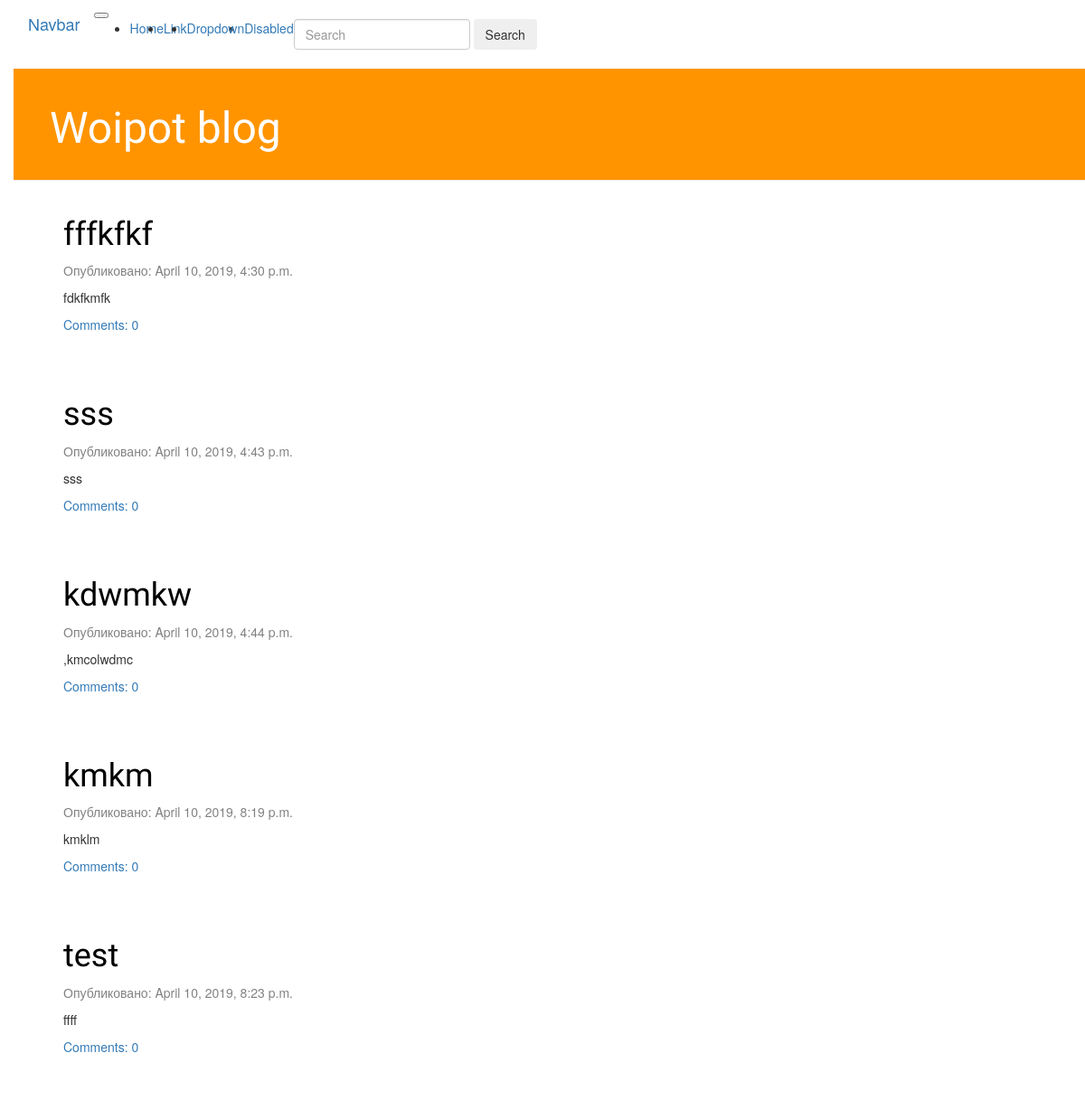
Before: / with the older database file.
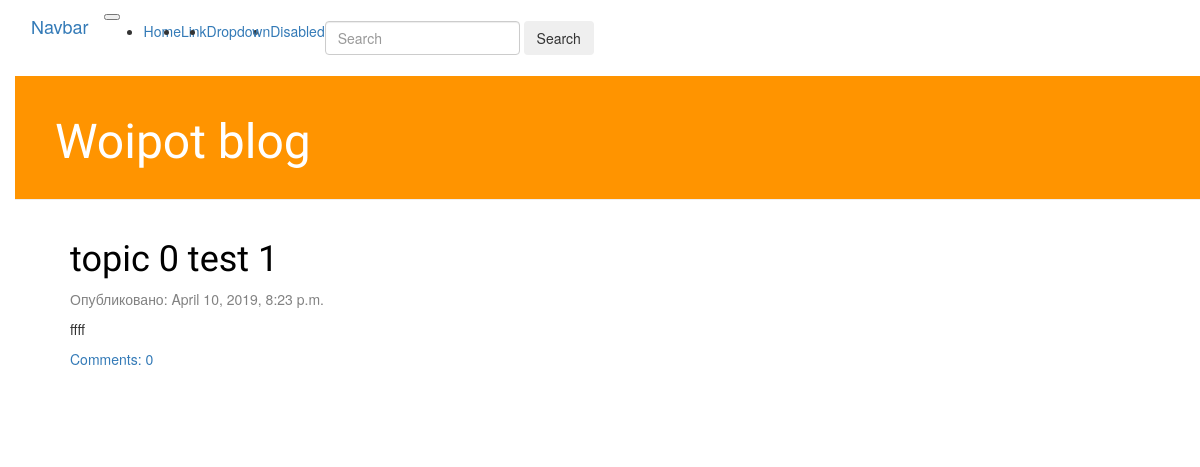
After: the same page with the newer database file.
### blog/models.py (models this page shows, shortened)
class Post(models.Model):
    author = models.ForeignKey(settings.AUTH_USER_MODEL, on_delete=models.CASCADE)
    topic = models.ForeignKey('blog.Topic', on_delete=models.CASCADE, related_name='topics', default=0)
    title = models.CharField(max_length=200)
    text = models.TextField()
    created_date = models.DateTimeField(default=timezone.now)
    published_date = models.DateTimeField(blank=True, null=True)

### blog/views.py (the view)
# urls.py: path('', views.post_list, name='post_list'),
def post_list(request, pk=0):
    topic = get_object_or_404(Topic, pk=pk)
    posts = topic.topics.all()
    return render(request, 'blog/post_list.html', {'posts': posts})

### templates/blog/post_list.html
<!DOCTYPE html>
{% extends 'blog/base.html' %}
{% block content %}
    {% for post in posts %}
        <div class="post">
            <h1><a href="{% url 'post_detail' pk=post.pk %}">{{ post.title }}</a></h1>
            <div class="date">
                <p>Опубликовано: {{ post.published_date }}</p>
            </div>
            <p>{{ post.text|linebreaksbr }}</p>
            <a href="{% url 'post_detail' pk=post.pk %}">Comments: {{ post.comments.count }}</a>
        </div>
    {% endfor %}
{% endblock %}

Changed rows visible on the page:
no longer on this page (row edited): Post: title "fffkfkf", published_date "April 10, 2019, 4:30 p.m.", text "fdkfkmfk", comments.count "0"
no longer on this page (row edited): Post: title "sss", published_date "April 10, 2019, 4:43 p.m.", text "sss", comments.count "0"
no longer on this page (row edited): Post: title "kdwmkw", published_date "April 10, 2019, 4:44 p.m.", text ",kmcolwdmc", comments.count "0"
no longer on this page (row edited): Post: title "kmkm", published_date "April 10, 2019, 8:19 p.m.", text "kmklm", comments.count "0"
changed Post "ffff": title "test" → "topic 0 test 1"
